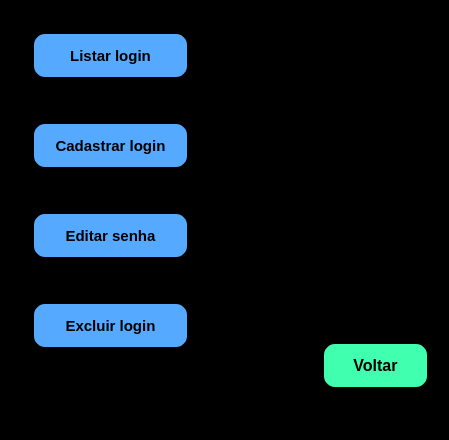
<?xml version="1.0" encoding="UTF-8"?>
<ui version="4.0">
 <class>MainWindow</class>
 <widget class="QMainWindow" name="MainWindow">
  <property name="geometry">
   <rect>
    <x>0</x>
    <y>0</y>
    <width>449</width>
    <height>440</height>
   </rect>
  </property>
  <property name="windowTitle">
   <string>Gerenciar login</string>
  </property>
  <property name="styleSheet">
   <string notr="true">background-color: rgb(0, 0, 0);</string>
  </property>
  <widget class="QWidget" name="centralwidget">
   <widget class="QPushButton" name="pushButton_3">
    <property name="geometry">
     <rect>
      <x>30</x>
      <y>210</y>
      <width>161</width>
      <height>51</height>
     </rect>
    </property>
    <property name="font">
     <font>
      <pointsize>11</pointsize>
      <weight>75</weight>
      <bold>true</bold>
     </font>
    </property>
    <property name="styleSheet">
     <string notr="true">border-radius: 15px;
background-color: rgb(85, 170, 255);
border-style: outset;
border-width: 4px;
border-color: black;</string>
    </property>
    <property name="text">
     <string>Editar senha</string>
    </property>
   </widget>
   <widget class="QPushButton" name="pushButton_2">
    <property name="geometry">
     <rect>
      <x>30</x>
      <y>300</y>
      <width>161</width>
      <height>51</height>
     </rect>
    </property>
    <property name="font">
     <font>
      <pointsize>11</pointsize>
      <weight>75</weight>
      <bold>true</bold>
     </font>
    </property>
    <property name="styleSheet">
     <string notr="true">border-radius: 15px;
background-color: rgb(85, 170, 255);
border-style: outset;
border-width: 4px;
border-color: black;</string>
    </property>
    <property name="text">
     <string>Excluir login</string>
    </property>
   </widget>
   <widget class="QPushButton" name="pushButton">
    <property name="geometry">
     <rect>
      <x>30</x>
      <y>120</y>
      <width>161</width>
      <height>51</height>
     </rect>
    </property>
    <property name="font">
     <font>
      <pointsize>11</pointsize>
      <weight>75</weight>
      <bold>true</bold>
     </font>
    </property>
    <property name="styleSheet">
     <string notr="true">border-radius: 15px;
background-color: rgb(85, 170, 255);
border-style: outset;
border-width: 4px;
border-color: black;</string>
    </property>
    <property name="text">
     <string>Cadastrar login</string>
    </property>
   </widget>
   <widget class="QPushButton" name="pushButton_4">
    <property name="geometry">
     <rect>
      <x>30</x>
      <y>30</y>
      <width>161</width>
      <height>51</height>
     </rect>
    </property>
    <property name="font">
     <font>
      <pointsize>11</pointsize>
      <weight>75</weight>
      <bold>true</bold>
     </font>
    </property>
    <property name="styleSheet">
     <string notr="true">border-radius: 15px;
background-color: rgb(85, 170, 255);
border-style: outset;
border-width: 4px;
border-color: black;</string>
    </property>
    <property name="text">
     <string>Listar login</string>
    </property>
   </widget>
   <widget class="QLabel" name="label_4">
    <property name="geometry">
     <rect>
      <x>240</x>
      <y>110</y>
      <width>171</width>
      <height>171</height>
     </rect>
    </property>
    <property name="text">
     <string/>
    </property>
    <property name="pixmap">
     <pixmap>loginadm.png</pixmap>
    </property>
    <property name="scaledContents">
     <bool>true</bool>
    </property>
   </widget>
   <widget class="QPushButton" name="pushButton_7">
    <property name="geometry">
     <rect>
      <x>320</x>
      <y>340</y>
      <width>111</width>
      <height>51</height>
     </rect>
    </property>
    <property name="font">
     <font>
      <pointsize>12</pointsize>
      <weight>75</weight>
      <bold>true</bold>
     </font>
    </property>
    <property name="styleSheet">
     <string notr="true">border-radius: 15px;
border-style: outset;
background-color: rgb(64, 255, 175);
border-width: 4px;
border-color: black;</string>
    </property>
    <property name="text">
     <string>Voltar</string>
    </property>
    <property name="icon">
     <iconset>
      <normaloff>voltar.png</normaloff>voltar.png</iconset>
    </property>
   </widget>
  </widget>
  <widget class="QMenuBar" name="menubar">
   <property name="geometry">
    <rect>
     <x>0</x>
     <y>0</y>
     <width>449</width>
     <height>26</height>
    </rect>
   </property>
  </widget>
  <widget class="QStatusBar" name="statusbar"/>
 </widget>
 <resources/>
 <connections/>
</ui>
